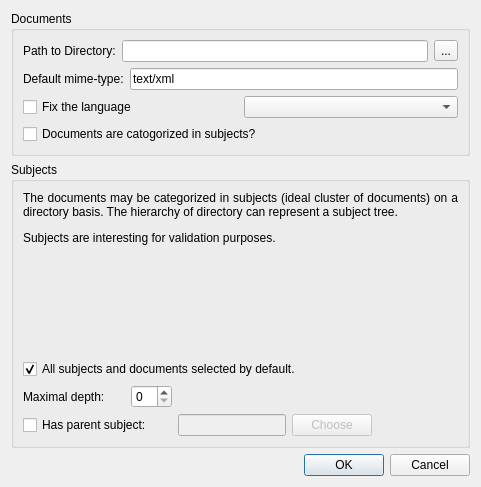
<?xml version="1.0" encoding="UTF-8"?>
<ui version="4.0">
 <class>QFillDatabase</class>
 <widget class="QWidget" name="QFillDatabase">
  <property name="geometry">
   <rect>
    <x>0</x>
    <y>0</y>
    <width>481</width>
    <height>487</height>
   </rect>
  </property>
  <property name="minimumSize">
   <size>
    <width>340</width>
    <height>380</height>
   </size>
  </property>
  <property name="windowTitle">
   <string>Form</string>
  </property>
  <layout class="QVBoxLayout" name="verticalLayout_3">
   <item>
    <widget class="QGroupBox" name="groupBox2">
     <property name="title">
      <string>Documents</string>
     </property>
     <layout class="QVBoxLayout" name="verticalLayout">
      <item>
       <layout class="QHBoxLayout" name="_2">
        <item>
         <widget class="QLabel" name="TextLabel1">
          <property name="text">
           <string>Path to Directory:</string>
          </property>
          <property name="wordWrap">
           <bool>false</bool>
          </property>
         </widget>
        </item>
        <item>
         <widget class="QLineEdit" name="DirChosen"/>
        </item>
        <item>
         <widget class="QToolButton" name="EditDir">
          <property name="text">
           <string>...</string>
          </property>
         </widget>
        </item>
       </layout>
      </item>
      <item>
       <layout class="QHBoxLayout" name="_3">
        <item>
         <widget class="QLabel" name="textLabel1_2">
          <property name="text">
           <string>Default mime-type:</string>
          </property>
          <property name="wordWrap">
           <bool>false</bool>
          </property>
         </widget>
        </item>
        <item>
         <widget class="QLineEdit" name="DefaultMIMEType">
          <property name="text">
           <string>text/xml</string>
          </property>
         </widget>
        </item>
       </layout>
      </item>
      <item>
       <layout class="QHBoxLayout" name="horizontalLayout">
        <item>
         <widget class="QCheckBox" name="FixLanguage">
          <property name="text">
           <string>Fix the language</string>
          </property>
         </widget>
        </item>
        <item>
         <widget class="QComboBox" name="Language"/>
        </item>
       </layout>
      </item>
      <item>
       <widget class="QCheckBox" name="Subjects">
        <property name="toolTip">
         <string>Define if the documents are categorized in subjects or not.</string>
        </property>
        <property name="statusTip">
         <string>Define if the documents are categorized in subjects or not.</string>
        </property>
        <property name="whatsThis">
         <string>Define if the documents are categorized in subjects or not.</string>
        </property>
        <property name="text">
         <string>Documents are catogorized in subjects?</string>
        </property>
       </widget>
      </item>
     </layout>
    </widget>
   </item>
   <item>
    <widget class="QGroupBox" name="GroupBox1">
     <property name="title">
      <string>Subjects</string>
     </property>
     <layout class="QVBoxLayout" name="verticalLayout_2">
      <item>
       <widget class="QLabel" name="label">
        <property name="text">
         <string>&lt;html&gt;&lt;head/&gt;&lt;body&gt;&lt;p&gt;The documents may be categorized in subjects (ideal cluster of documents) on a directory basis. The hierarchy of directory can represent a subject tree.&lt;/p&gt;&lt;p&gt;Subjects are interesting for validation purposes.&lt;/p&gt;&lt;/body&gt;&lt;/html&gt;</string>
        </property>
        <property name="alignment">
         <set>Qt::AlignJustify|Qt::AlignVCenter</set>
        </property>
        <property name="wordWrap">
         <bool>true</bool>
        </property>
       </widget>
      </item>
      <item>
       <spacer name="verticalSpacer">
        <property name="orientation">
         <enum>Qt::Vertical</enum>
        </property>
        <property name="sizeHint" stdset="0">
         <size>
          <width>20</width>
          <height>20</height>
         </size>
        </property>
       </spacer>
      </item>
      <item>
       <widget class="QCheckBox" name="Used">
        <property name="toolTip">
         <string>Specify if the subjects and the documents must be selected by default or not.</string>
        </property>
        <property name="statusTip">
         <string>Specify if the subjects and the documents must be selected by default or not.</string>
        </property>
        <property name="whatsThis">
         <string>Specify if the subjects and the documents must be selected by default or not.</string>
        </property>
        <property name="text">
         <string>All subjects and documents selected by default.</string>
        </property>
        <property name="checked">
         <bool>true</bool>
        </property>
       </widget>
      </item>
      <item>
       <layout class="QHBoxLayout" name="_5">
        <item>
         <widget class="QLabel" name="textLabel1">
          <property name="text">
           <string>Maximal depth:</string>
          </property>
          <property name="wordWrap">
           <bool>false</bool>
          </property>
         </widget>
        </item>
        <item>
         <spacer name="horizontalSpacer">
          <property name="orientation">
           <enum>Qt::Horizontal</enum>
          </property>
          <property name="sizeType">
           <enum>QSizePolicy::Fixed</enum>
          </property>
          <property name="sizeHint" stdset="0">
           <size>
            <width>20</width>
            <height>20</height>
           </size>
          </property>
         </spacer>
        </item>
        <item>
         <widget class="QSpinBox" name="MaxDepth"/>
        </item>
        <item>
         <spacer name="spacer7">
          <property name="orientation">
           <enum>Qt::Horizontal</enum>
          </property>
          <property name="sizeType">
           <enum>QSizePolicy::Expanding</enum>
          </property>
          <property name="sizeHint" stdset="0">
           <size>
            <width>251</width>
            <height>20</height>
           </size>
          </property>
         </spacer>
        </item>
       </layout>
      </item>
      <item>
       <layout class="QHBoxLayout" name="_6">
        <item>
         <widget class="QCheckBox" name="HasParent">
          <property name="toolTip">
           <string>Define if the documents imported are related to an existing parent subject.</string>
          </property>
          <property name="statusTip">
           <string>Define if the documents imported are related to an existing parent subject.</string>
          </property>
          <property name="whatsThis">
           <string>Define if the documents imported are related to an existing parent subject.</string>
          </property>
          <property name="text">
           <string>Has parent subject:</string>
          </property>
         </widget>
        </item>
        <item>
         <spacer name="spacer8">
          <property name="orientation">
           <enum>Qt::Horizontal</enum>
          </property>
          <property name="sizeType">
           <enum>QSizePolicy::Fixed</enum>
          </property>
          <property name="sizeHint" stdset="0">
           <size>
            <width>20</width>
            <height>20</height>
           </size>
          </property>
         </spacer>
        </item>
        <item>
         <widget class="QLineEdit" name="ParentName">
          <property name="enabled">
           <bool>false</bool>
          </property>
         </widget>
        </item>
        <item>
         <widget class="QPushButton" name="ChooseBtn">
          <property name="enabled">
           <bool>false</bool>
          </property>
          <property name="text">
           <string>Choose</string>
          </property>
         </widget>
        </item>
        <item>
         <spacer name="horizontalSpacer_2">
          <property name="orientation">
           <enum>Qt::Horizontal</enum>
          </property>
          <property name="sizeHint" stdset="0">
           <size>
            <width>40</width>
            <height>20</height>
           </size>
          </property>
         </spacer>
        </item>
       </layout>
      </item>
     </layout>
    </widget>
   </item>
   <item>
    <widget class="QDialogButtonBox" name="buttonBox">
     <property name="standardButtons">
      <set>QDialogButtonBox::Cancel|QDialogButtonBox::Ok</set>
     </property>
    </widget>
   </item>
  </layout>
 </widget>
 <resources/>
 <connections>
  <connection>
   <sender>HasParent</sender>
   <signal>toggled(bool)</signal>
   <receiver>ParentName</receiver>
   <slot>setEnabled(bool)</slot>
   <hints>
    <hint type="sourcelabel">
     <x>110</x>
     <y>336</y>
    </hint>
    <hint type="destinationlabel">
     <x>263</x>
     <y>337</y>
    </hint>
   </hints>
  </connection>
  <connection>
   <sender>HasParent</sender>
   <signal>toggled(bool)</signal>
   <receiver>ChooseBtn</receiver>
   <slot>setEnabled(bool)</slot>
   <hints>
    <hint type="sourcelabel">
     <x>137</x>
     <y>336</y>
    </hint>
    <hint type="destinationlabel">
     <x>349</x>
     <y>337</y>
    </hint>
   </hints>
  </connection>
  <connection>
   <sender>FixLanguage</sender>
   <signal>toggled(bool)</signal>
   <receiver>Language</receiver>
   <slot>setEnabled(bool)</slot>
   <hints>
    <hint type="sourcelabel">
     <x>41</x>
     <y>115</y>
    </hint>
    <hint type="destinationlabel">
     <x>368</x>
     <y>116</y>
    </hint>
   </hints>
  </connection>
  <connection>
   <sender>Subjects</sender>
   <signal>toggled(bool)</signal>
   <receiver>GroupBox1</receiver>
   <slot>setEnabled(bool)</slot>
   <hints>
    <hint type="sourcelabel">
     <x>158</x>
     <y>135</y>
    </hint>
    <hint type="destinationlabel">
     <x>338</x>
     <y>172</y>
    </hint>
   </hints>
  </connection>
 </connections>
</ui>
